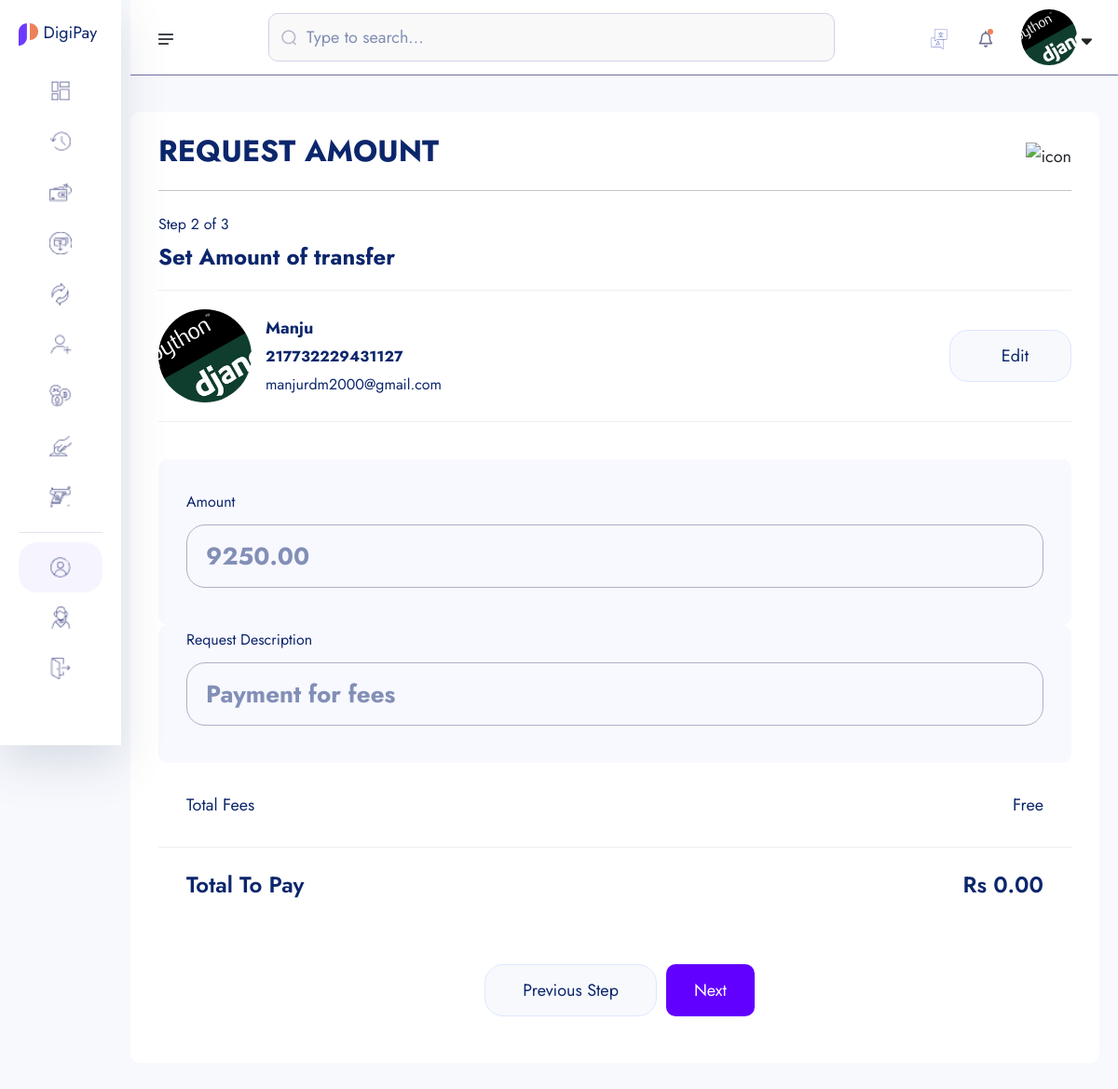
The app's page /core/request_amount/217732229431127/ (signed in), older data.
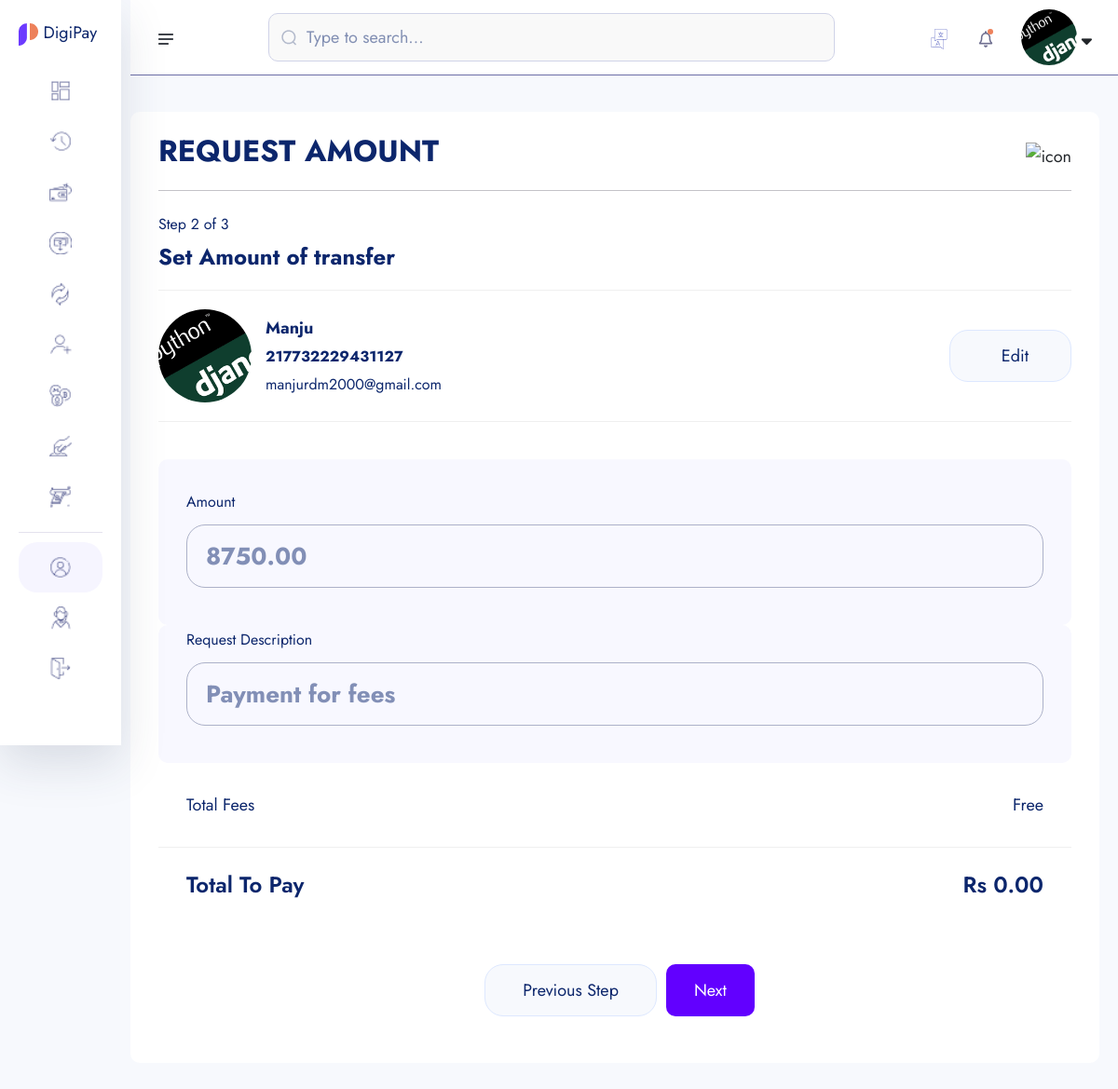
The same page, newer data.
### bankaccounts/models.py (models this page shows, shortened)
class Account(models.Model):
    id=models.UUIDField(primary_key=True,unique=True,default=uuid.uuid4,editable=False)
    user=models.OneToOneField(User,on_delete=models.CASCADE)
    account_balance=models.DecimalField(max_digits=12,decimal_places=2,default=0.00)
    account_number=ShortUUIDField(unique=True,length=12,max_length=25,prefix='217',alphabet='1234567890')
    account_id=ShortUUIDField(unique=True,length=10,max_length=25,prefix='DIGP',alphabet='1234567890')
    pin_number=ShortUUIDField(unique=True,length=4,max_length=7,alphabet='1234567890')
    account_status=models.CharField(max_length=100,choices=ACCOUNT_STATUS,default='in-active')
    date=models.DateField(auto_now_add=True)
    kyc_submitted=models.BooleanField(default=False)
    kyc_confirmed=models.BooleanField(default=False)

class KYC(models.Model):
    id=models.UUIDField(primary_key=True,unique=True,default=uuid.uuid4,editable=False)
    user=models.OneToOneField(User,on_delete=models.CASCADE)
    account=models.OneToOneField(Account,on_delete=models.CASCADE)
    full_name=models.CharField(max_length=200)
    image=models.ImageField(upload_to='userimg/')
    marital_status=models.CharField(max_length=100,choices=MARITAL_STATUS)
    gender=models.CharField(max_length=100,choices=GENDER)
    identity_type=models.CharField(max_length=100,choices=IDENTITY_TYPE)
    identity_image=models.ImageField(upload_to='userimg/')
    date_of_birth=models.DateField(auto_now_add=False)
    signature=models.ImageField(upload_to='userimg/')
    country=models.CharField(max_length=100)
    state=models.CharField(max_length=100)
    city=models.CharField(max_length=100)
    phone=models.CharField(max_length=100)
    email=models.EmailField(unique=True,blank=True)

### transactions/payment_request.py (the view, shortened to what this page needs)
# urls.py: path('request_amount/<account_number>/',payment_request.request_amount,name='request_amount'),
def request_amount(request,account_number):
    account=Account.objects.get(account_number=account_number)
    sender=request.user
    receiver=account.user
    sender_account=request.user.account
    receiver_account=account
    return render(request,'payment_request/request_amount.html',{'account':account})

### templates/payment_request/request_amount.html (shortened to what this page needs)
{% extends "partials/dashbord_base.html" %}
{% load static %}
{% load humanize %}
{% block content %}
    <section class="dashboard-section body-collapse pay step step-2">
        <div class="overlay pt-120">
            <div class="container-fruid">
                <div class="main-content">
                    <div class="head-area d-flex align-items-center justify-content-between">
                        <h4>REQUEST AMOUNT</h4>
                        <div class="icon-area">
                            <img src="{% static 'assets1/images/icon/support-icon.png' %}" alt="icon">
                        </div>
                    </div>
                    <div class="choose-recipient">
                        <div class="step-area">
                            <span class="mdr">Step 2 of 3</span>
                            <h5>Set Amount of transfer</h5>
                        </div>
                        <div class="user-select">
                            <div class="single-user">
                                <div class="left d-flex align-items-center">
                                    <div class="img-area">
                                        <img src="{{ account.user.kyc.image.url }}" style="width: 100px; height: 100px; border-radius: 50%; object-fit: cover;"  alt="image">
                                    </div>
                                    <div class="text-area">
                                        <p>{{ account.user.kyc.full_name|title }}</p>
                                        <span class="mdr"><b>{{ account.account_number }}</b></span> <br>
                                        <span class="mdr">{{ account.kyc.email }}</span>
                                    </div>
                                </div>
                                <div class="right">
                                    <a href="{% url 'transactions:search' %}">
                                        Edit
                                    </a>
                                </div>
                            </div>
                        </div>
                    </div>
                    <form  method="POST">
                        <div class="send-banance">
                            <span class="mdr">Amount</span>
                            <div class="input-area">
                                <input class="xxlr" onkeyup="CalculateBalance()"  type="number"
                                placeholder="{{account.account_balance}}" name="amount-send" id="amount-send">
                            </div>
                        </div>
                        <div class="send-banance pt-0 mt-0">
                            <span class="mdr">Request Description</span>
                            <div class="input-area">
                                <input class="xxlr" onkeyup="CalculateBalance()" placeholder="Payment for fees" type="text" name="description">
                            </div>
                        </div>
                        <ul class="total-fees">
                            <li>Total Fees</li>
                            <li>Free</li>
                        </ul>
                        <ul class="total-fees pay">
                            <li><h5>Total To Pay</h5></li>
                            <li><h5 id="total-to-pay">Rs 0.00</h5></li>
                        </ul>
                        <div class="footer-area mt-40">
                            <a href="pay-step-1.html">Previous Step</a>
                            <button type="submit" style="padding: 10px 30px; border-radius: 10px; background: rgb(98, 0, 255); color: #fff;" class="active">Next</button>
                        </div>
                    </form>
                </div>
            </div>
        </div>
    </section>
    {% endblock content %}

Row changes from the older to the newer data that the page shows:
changed Account "Manju": amount-send "9250.00" → "8750.00"
